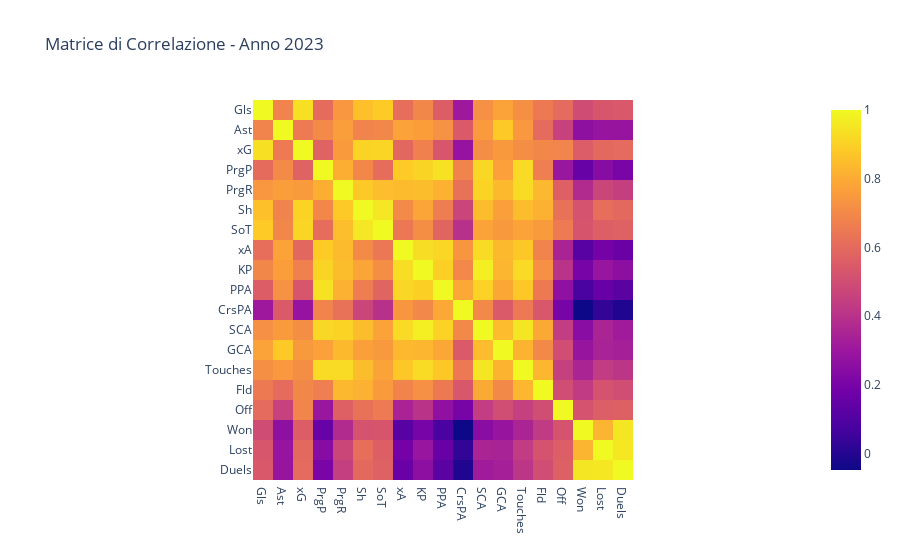
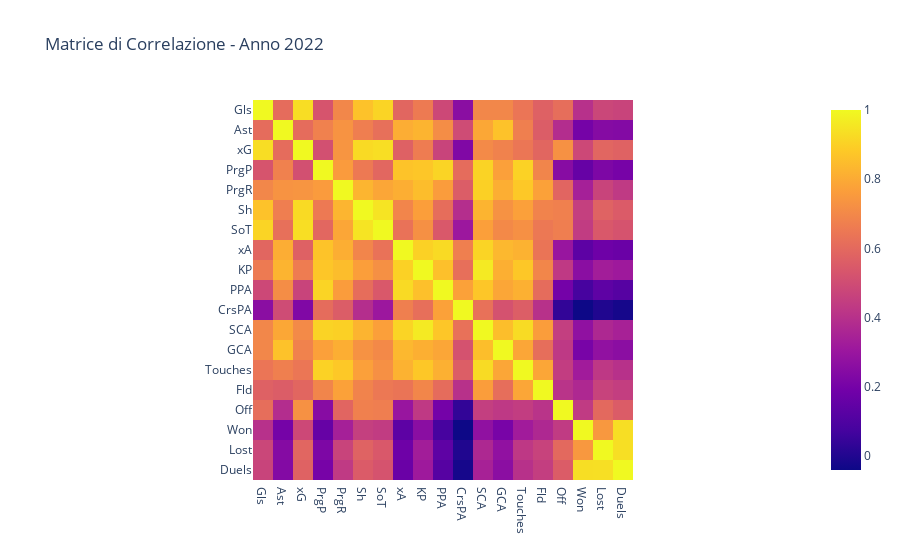
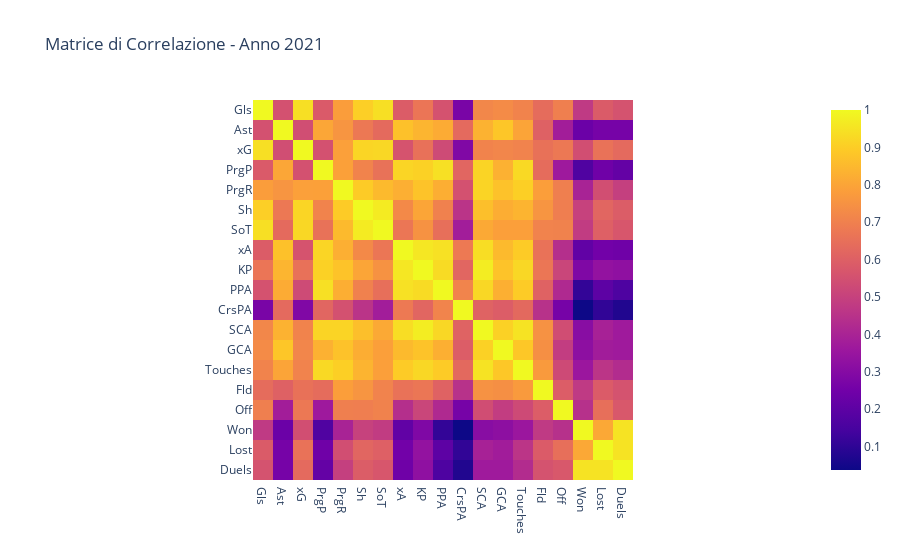
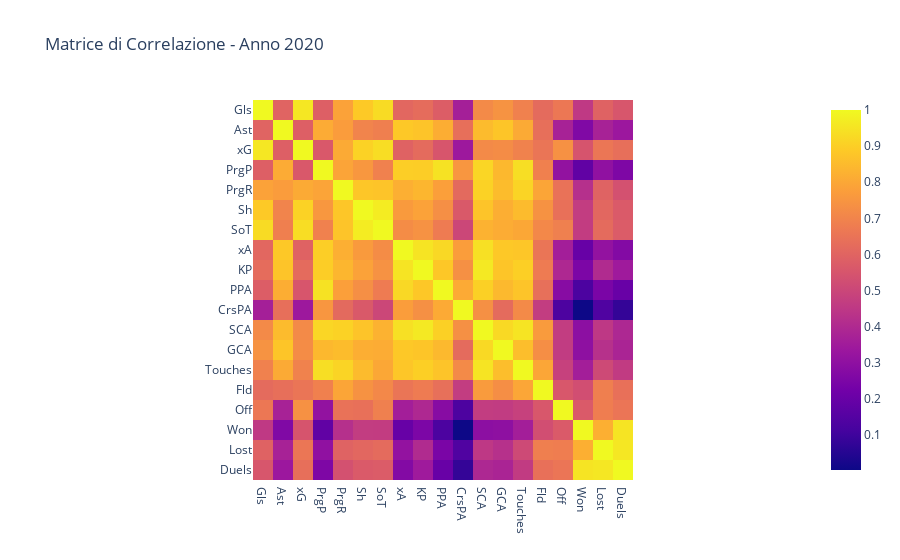

These figures' notebook cell, in order:
### Markdown cell above
La barra sulla destra spiega come il colore dei vari quadratini indichi la correlazione delle statistiche. Prima di soffermarci sulle statistiche in particolare facciamo delle discussioni preliminari. Come ci aspettiamo, le statistiche relative al minutaggio complessivo e le partite giocate sono ben correlate con la gran parte delle altre statistiche, in quanto un giocatore che gioca di più molto probabilmente registrerà dati più alti. Notiamo però che l'età, sorprendentemente, non è ben correlata con gran parte delle altre statistiche. Ci suggerisce che l'età del giocatore non influisce sulla prestazione di questo e l'impatto complessivo sulla partita. Togliamola quindi dalle colonne prese in considerazione. Concentriamoci su statistiche precise.

### Code cell
correlations = []
years = []

for file in files:
    data_frame = pd.read_excel(file)
    data_frame['Duels'] = data_frame['Won'] + data_frame['Lost']

    data_frame.drop(columns=['Player', 'Nation', 'Pos', 'Squad','Age', 'MP', 'Starts', 'Min', 'G+A', 'G-PK', 'PK',
       'PKatt', 'CrdY', 'CrdR', 'SoT%',
       'G/Sh', 'G/SoT', 'Dist', 'FK', 'G-xG', 'Cmp', 'Att', 'Cmp%', 'Tkl', 'TklW', 'Mid 3rd', 'Att 3rd',
       'Mid 3rd.1', 'Att 3rd.1', 'Att.1', 'Succ', 'Succ%',
       'Carries', 'TotDist', '2CrdY', 'Crs',
       'Won%'], inplace=True)
    
    corr_matrix = data_frame.corr()
    
    year = year_mapping[file]
    years.append(year)

    fig = px.imshow(corr_matrix, title=f"Matrice di Correlazione - Anno {year}")
    fig.show()

    stat1 = 'Stat1'
    stat2 = 'Stat2'
    if stat1 in corr_matrix.columns and stat2 in corr_matrix.columns:
        
        correlation_value = corr_matrix.loc[stat1, stat2]
        correlations.append(correlation_value)

        print(f"Anno {year}: Correlazione tra {stat1} e {stat2} = {correlation_value}")

    else:
        correlations.append(None)

if stat1 in corr_matrix.columns and stat2 in corr_matrix.columns:
   correlation_df = pd.DataFrame({'Anno': years,'Correlazione': correlations})
   fig = px.line(correlation_df, x='Anno', y='Correlazione',title=f"Correlazione tra {stat1} e {stat2} nel tempo",markers=True)
   fig.update_xaxes(tickmode='linear', dtick=1)
   fig.show()
else:
    print("Nessun grafico disponibile: una o entrambe le statistiche non sono presenti nel dataset.")

print(f'Le colonne usate per questa analisi sono {list(data_frame.columns)}')

### Figure 1 — Plotly figure (JSON) as saved in the notebook; plotly's stock layout.template omitted (floating-point values rounded to 4 significant figures; data arrays with more than 128 entries replaced by an {"elided": "..."} marker saying what was removed)
{"data": [{"coloraxis": "coloraxis", "hovertemplate": "x: %{x}<br>y: %{y}<br>color: %{z}<extra></extra>", "name": "0", "type": "heatmap", "x": ["Gls", "Ast", "xG", "PrgP", "PrgR", "Sh", "SoT", "xA", "KP", "PPA", "CrsPA", "SCA", "GCA", "Touches", "Fld", "Off", "Won", "Lost", "Duels"], "xaxis": "x", "y": ["Gls", "Ast", "xG", "PrgP", "PrgR", "Sh", "SoT", "xA", "KP", "PPA", "CrsPA", "SCA", "GCA", "Touches", "Fld", "Off", "Won", "Lost", "Duels"], "yaxis": "y", "z": {"elided": "19x19 float values"}}], "layout": {"coloraxis": {"colorscale": [[0, "#0d0887"], [0.1111, "#46039f"], [0.2222, "#7201a8"], [0.3333, "#9c179e"], [0.4444, "#bd3786"], [0.5556, "#d8576b"], [0.6667, "#ed7953"], [0.7778, "#fb9f3a"], [0.8889, "#fdca26"], [1, "#f0f921"]]}, "title": {"text": "Matrice di Correlazione - Anno 2023"}, "xaxis": {"anchor": "y", "constrain": "domain", "domain": [0, 1], "scaleanchor": "y"}, "yaxis": {"anchor": "x", "autorange": "reversed", "constrain": "domain", "domain": [0, 1]}}}

### Figure 2 — Plotly figure (JSON) as saved in the notebook; plotly's stock layout.template omitted (floating-point values rounded to 4 significant figures; data arrays with more than 128 entries replaced by an {"elided": "..."} marker saying what was removed)
{"data": [{"coloraxis": "coloraxis", "hovertemplate": "x: %{x}<br>y: %{y}<br>color: %{z}<extra></extra>", "name": "0", "type": "heatmap", "x": ["Gls", "Ast", "xG", "PrgP", "PrgR", "Sh", "SoT", "xA", "KP", "PPA", "CrsPA", "SCA", "GCA", "Touches", "Fld", "Off", "Won", "Lost", "Duels"], "xaxis": "x", "y": ["Gls", "Ast", "xG", "PrgP", "PrgR", "Sh", "SoT", "xA", "KP", "PPA", "CrsPA", "SCA", "GCA", "Touches", "Fld", "Off", "Won", "Lost", "Duels"], "yaxis": "y", "z": {"elided": "19x19 float values"}}], "layout": {"coloraxis": {"colorscale": [[0, "#0d0887"], [0.1111, "#46039f"], [0.2222, "#7201a8"], [0.3333, "#9c179e"], [0.4444, "#bd3786"], [0.5556, "#d8576b"], [0.6667, "#ed7953"], [0.7778, "#fb9f3a"], [0.8889, "#fdca26"], [1, "#f0f921"]]}, "title": {"text": "Matrice di Correlazione - Anno 2022"}, "xaxis": {"anchor": "y", "constrain": "domain", "domain": [0, 1], "scaleanchor": "y"}, "yaxis": {"anchor": "x", "autorange": "reversed", "constrain": "domain", "domain": [0, 1]}}}

### Figure 3 — Plotly figure (JSON) as saved in the notebook; plotly's stock layout.template omitted (floating-point values rounded to 4 significant figures; data arrays with more than 128 entries replaced by an {"elided": "..."} marker saying what was removed)
{"data": [{"coloraxis": "coloraxis", "hovertemplate": "x: %{x}<br>y: %{y}<br>color: %{z}<extra></extra>", "name": "0", "type": "heatmap", "x": ["Gls", "Ast", "xG", "PrgP", "PrgR", "Sh", "SoT", "xA", "KP", "PPA", "CrsPA", "SCA", "GCA", "Touches", "Fld", "Off", "Won", "Lost", "Duels"], "xaxis": "x", "y": ["Gls", "Ast", "xG", "PrgP", "PrgR", "Sh", "SoT", "xA", "KP", "PPA", "CrsPA", "SCA", "GCA", "Touches", "Fld", "Off", "Won", "Lost", "Duels"], "yaxis": "y", "z": {"elided": "19x19 float values"}}], "layout": {"coloraxis": {"colorscale": [[0, "#0d0887"], [0.1111, "#46039f"], [0.2222, "#7201a8"], [0.3333, "#9c179e"], [0.4444, "#bd3786"], [0.5556, "#d8576b"], [0.6667, "#ed7953"], [0.7778, "#fb9f3a"], [0.8889, "#fdca26"], [1, "#f0f921"]]}, "title": {"text": "Matrice di Correlazione - Anno 2021"}, "xaxis": {"anchor": "y", "constrain": "domain", "domain": [0, 1], "scaleanchor": "y"}, "yaxis": {"anchor": "x", "autorange": "reversed", "constrain": "domain", "domain": [0, 1]}}}

### Figure 4 — Plotly figure (JSON) as saved in the notebook; plotly's stock layout.template omitted (floating-point values rounded to 4 significant figures; data arrays with more than 128 entries replaced by an {"elided": "..."} marker saying what was removed)
{"data": [{"coloraxis": "coloraxis", "hovertemplate": "x: %{x}<br>y: %{y}<br>color: %{z}<extra></extra>", "name": "0", "type": "heatmap", "x": ["Gls", "Ast", "xG", "PrgP", "PrgR", "Sh", "SoT", "xA", "KP", "PPA", "CrsPA", "SCA", "GCA", "Touches", "Fld", "Off", "Won", "Lost", "Duels"], "xaxis": "x", "y": ["Gls", "Ast", "xG", "PrgP", "PrgR", "Sh", "SoT", "xA", "KP", "PPA", "CrsPA", "SCA", "GCA", "Touches", "Fld", "Off", "Won", "Lost", "Duels"], "yaxis": "y", "z": {"elided": "19x19 float values"}}], "layout": {"coloraxis": {"colorscale": [[0, "#0d0887"], [0.1111, "#46039f"], [0.2222, "#7201a8"], [0.3333, "#9c179e"], [0.4444, "#bd3786"], [0.5556, "#d8576b"], [0.6667, "#ed7953"], [0.7778, "#fb9f3a"], [0.8889, "#fdca26"], [1, "#f0f921"]]}, "title": {"text": "Matrice di Correlazione - Anno 2020"}, "xaxis": {"anchor": "y", "constrain": "domain", "domain": [0, 1], "scaleanchor": "y"}, "yaxis": {"anchor": "x", "autorange": "reversed", "constrain": "domain", "domain": [0, 1]}}}
